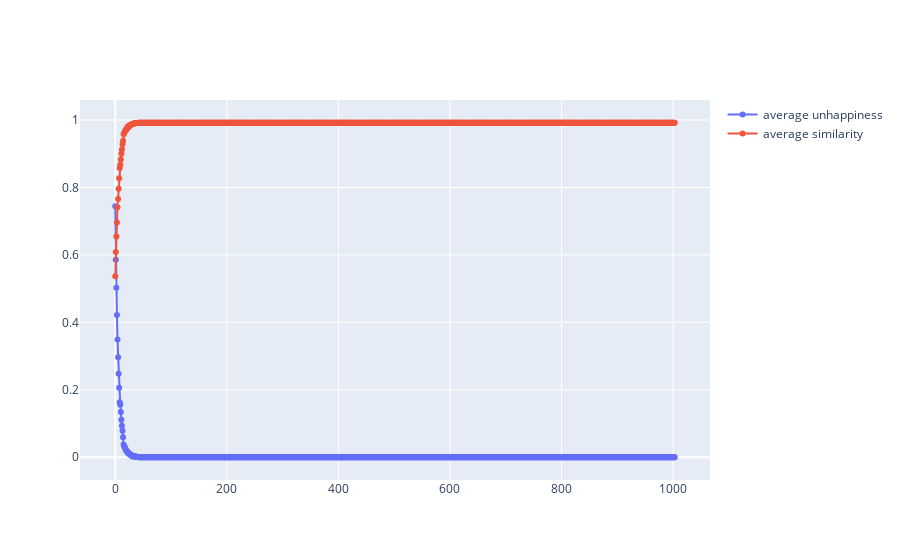

Write notebook code for a chart like this one.
### Code cell
plot_schelling()

### Figure 1 — Plotly figure (JSON) as saved in the notebook; plotly's stock layout.template omitted (floating-point values rounded to 4 significant figures; data arrays with more than 128 entries replaced by an {"elided": "..."} marker saying what was removed)
{"data": [{"mode": "lines+markers", "name": "average unhappiness", "type": "scatter", "x": {"elided": "1004 int values"}, "y": {"elided": "1004 float values"}}, {"mode": "lines+markers", "name": "average similarity", "type": "scatter", "x": {"elided": "1004 int values"}, "y": {"elided": "1004 float values"}}], "layout": {}}
